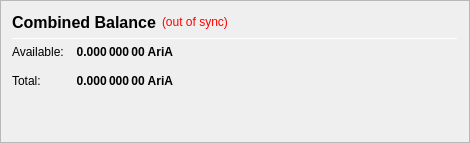
                   <widget class="QFrame" name="frame_CombinedBalances">
                    <property name="minimumSize">
                     <size>
                      <width>470</width>
                      <height>0</height>
                     </size>
                    </property>
                    <property name="frameShape">
                     <enum>QFrame::StyledPanel</enum>
                    </property>
                    <property name="frameShadow">
                     <enum>QFrame::Raised</enum>
                    </property>
                    <layout class="QVBoxLayout" name="verticalLayout_5">
                     <item>
                      <layout class="QHBoxLayout" name="horizontalLayout_5" stretch="0,0,0">
                       <item>
                        <widget class="QLabel" name="label_5z">
                         <property name="minimumSize">
                          <size>
                           <width>0</width>
                           <height>20</height>
                          </size>
                         </property>
                         <property name="font">
                          <font>
                           <pointsize>12</pointsize>
                           <weight>75</weight>
                           <bold>true</bold>
                          </font>
                         </property>
                         <property name="toolTip">
                          <string>Combined Balance (including unconfirmed and immature coins)</string>
                         </property>
                         <property name="text">
                          <string>Combined Balance</string>
                         </property>
                        </widget>
                       </item>
                       <item>
                        <widget class="QLabel" name="labelWalletStatus">
                         <property name="cursor">
                          <cursorShape>WhatsThisCursor</cursorShape>
                         </property>
                         <property name="toolTip">
                          <string>The displayed information may be out of date. Your wallet automatically synchronizes with the MuBdI network after a connection is established, but this process has not completed yet.</string>
                         </property>
                         <property name="styleSheet">
                          <string notr="true">QLabel { color: red; }</string>
                         </property>
                         <property name="text">
                          <string notr="true">(out of sync)</string>
                         </property>
                         <property name="alignment">
                          <set>Qt::AlignLeading|Qt::AlignLeft|Qt::AlignVCenter</set>
                         </property>
                        </widget>
                       </item>
                       <item>
                        <spacer name="horizontalSpacer_1">
                         <property name="orientation">
                          <enum>Qt::Horizontal</enum>
                         </property>
                         <property name="sizeHint" stdset="0">
                          <size>
                           <width>40</width>
                           <height>20</height>
                          </size>
                         </property>
                        </spacer>
                       </item>
                      </layout>
                     </item>
                     <item>
                      <widget class="Line" name="line_CombinedBalance">
                       <property name="minimumSize">
                        <size>
                         <width>0</width>
                         <height>1</height>
                        </size>
                       </property>
                       <property name="maximumSize">
                        <size>
                         <width>16777215</width>
                         <height>1</height>
                        </size>
                       </property>
                       <property name="orientation">
                        <enum>Qt::Horizontal</enum>
                       </property>
                      </widget>
                     </item>
                     <item>
                      <layout class="QGridLayout" name="gridLayout_3">
                       <property name="spacing">
                        <number>12</number>
                       </property>
                       <item row="1" column="0">
                        <widget class="QLabel" name="labelBalanceTextz">
                         <property name="text">
                          <string>Available:</string>
                         </property>
                        </widget>
                       </item>
                       <item row="1" column="1">
                        <widget class="QLabel" name="labelBalancez">
                         <property name="font">
                          <font>
                           <weight>75</weight>
                           <bold>true</bold>
                          </font>
                         </property>
                         <property name="cursor">
                          <cursorShape>IBeamCursor</cursorShape>
                         </property>
                         <property name="toolTip">
                          <string>Your current spendable balance</string>
                         </property>
                         <property name="text">
                          <string notr="true">0.000 000 00 AriA</string>
                         </property>
                         <property name="alignment">
                          <set>Qt::AlignRight|Qt::AlignTrailing|Qt::AlignVCenter</set>
                         </property>
                         <property name="textInteractionFlags">
                          <set>Qt::LinksAccessibleByMouse|Qt::TextSelectableByKeyboard|Qt::TextSelectableByMouse</set>
                         </property>
                        </widget>
                       </item>
                       <item row="2" column="0">
                        <widget class="QLabel" name="labelTotalTextz">
                         <property name="text">
                          <string>Total:</string>
                         </property>
                        </widget>
                       </item>
                       <item row="2" column="1">
                        <widget class="QLabel" name="labelTotalz">
                         <property name="font">
                          <font>
                           <weight>75</weight>
                           <bold>true</bold>
                          </font>
                         </property>
                         <property name="cursor">
                          <cursorShape>IBeamCursor</cursorShape>
                         </property>
                         <property name="toolTip">
                          <string>Total Balance, including all unavailable coins.</string>
                         </property>
                         <property name="text">
                          <string notr="true">0.000 000 00 AriA</string>
                         </property>
                         <property name="alignment">
                          <set>Qt::AlignRight|Qt::AlignTrailing|Qt::AlignVCenter</set>
                         </property>
                         <property name="textInteractionFlags">
                          <set>Qt::LinksAccessibleByMouse|Qt::TextSelectableByKeyboard|Qt::TextSelectableByMouse</set>
                         </property>
                        </widget>
                       </item>
                       <item row="2" column="3">
                        <spacer name="horizontalSpacer_2">
                         <property name="orientation">
                          <enum>Qt::Horizontal</enum>
                         </property>
                         <property name="sizeHint" stdset="0">
                          <size>
                           <width>40</width>
                           <height>20</height>
                          </size>
                         </property>
                        </spacer>
                       </item>
                      </layout>
                     </item>
                     <item>
                      <spacer name="verticalSpacer_1">
                       <property name="orientation">
                        <enum>Qt::Vertical</enum>
                       </property>
                       <property name="sizeHint" stdset="0">
                        <size>
                         <width>20</width>
                         <height>40</height>
                        </size>
                       </property>
                      </spacer>
                     </item>
                    </layout>
                   </widget>
